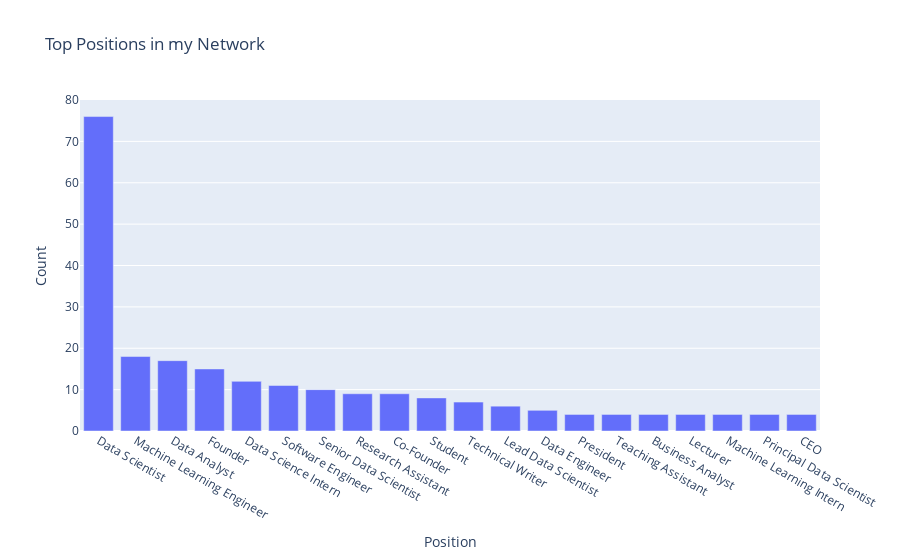

The code cell stored with this chart in its notebook:
### Code cell
#Create a bar plot for the top positions
fig4 = px.bar(df_by_position[:20],
              x="Position",
              y="First Name",
              labels={"First Name": "Count"},
              title="Top Positions in my Network")
fig4.show()

### Figure 1 — Plotly figure (JSON) as saved in the notebook; plotly's stock layout.template omitted (floating-point values rounded to 4 significant figures)
{"data": [{"alignmentgroup": "True", "hovertemplate": "Position=%{x}<br>Count=%{y}<extra></extra>", "legendgroup": "", "marker": {"color": "#636efa", "pattern": {"shape": ""}}, "name": "", "offsetgroup": "", "orientation": "v", "showlegend": false, "textposition": "auto", "type": "bar", "x": ["Data Scientist", "Machine Learning Engineer", "Data Analyst", "Founder", "Data Science Intern", "Software Engineer", "Senior Data Scientist", "Research Assistant", "Co-Founder", "Student", "Technical Writer", "Lead Data Scientist", "Data Engineer", "President", "Teaching Assistant", "Business Analyst", "Lecturer", "Machine Learning Intern", "Principal Data Scientist", "CEO"], "xaxis": "x", "y": [76, 18, 17, 15, 12, 11, 10, 9, 9, 8, 7, 6, 5, 4, 4, 4, 4, 4, 4, 4], "yaxis": "y"}], "layout": {"barmode": "relative", "legend": {"tracegroupgap": 0}, "title": {"text": "Top Positions in my Network"}, "xaxis": {"anchor": "y", "domain": [0, 1], "title": {"text": "Position"}}, "yaxis": {"anchor": "x", "domain": [0, 1], "title": {"text": "Count"}}}}
